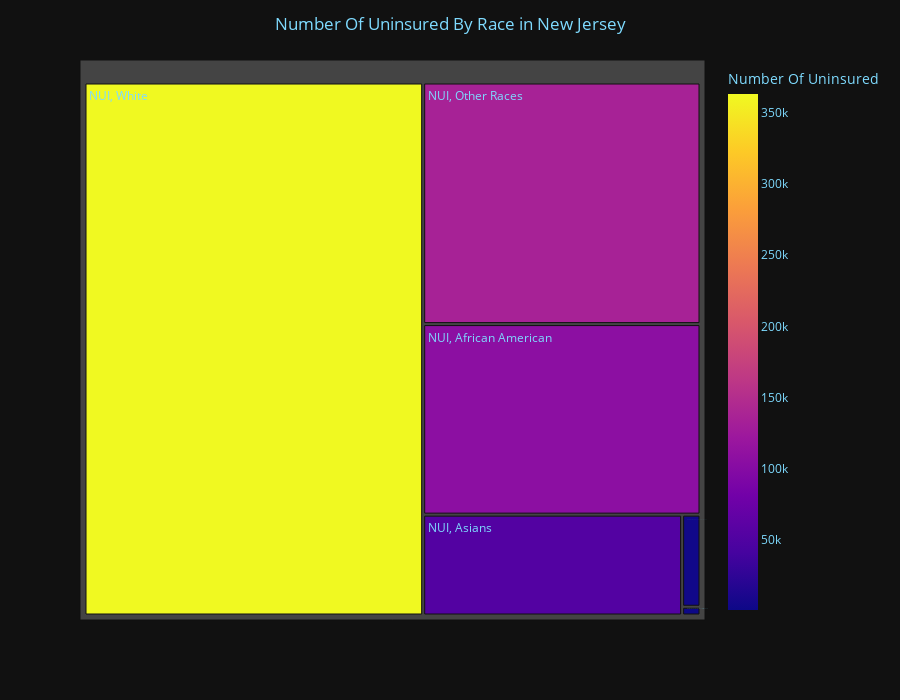

Write notebook code for a chart like this one.
### Code cell
# 3 Treemap

# Here I set the colors I will be using for the visualizations
colors = {
    'background': '#111111',
    'text': '#7FDBFF'
}


# Here I set the colors I will be using for the visualizations
colors = {
    'background': '#111111',
    'text': '#7FDBFF'
}

df3= cities[['NUI, White', 'NUI, African American','NUI, American Indian & Alaska Native Population',
'NUI, Asians','NUI, Native Hawaiians & Pacific Islanders Population', 'NUI, Other Races','Uninsured Population']]

df3.rename(columns={"NUI, American Indian & Alaska Native Population": "NUI, American Indian &\n Alaska Native", "NUI, Native Hawaiians & Pacific Islanders Population": "NUI, Native Hawaiians &\n Pacific Islanders"}, inplace = True)

df3 = df3[['NUI, White', 'NUI, African American','NUI, American Indian &\n Alaska Native',
'NUI, Asians','NUI, Native Hawaiians &\n Pacific Islanders', 'NUI, Other Races']].sum()

df3 = pd.DataFrame(df3)

df3 = df3.reset_index()

# Didnt use an equals sign because this just renames the existing dataframe instead of renaming a copy of the dataframe.
df3.rename(columns = {'index':'Race', 0:'Number Of Uninsured'}, inplace = True)

df3 = df3.sort_values(by='Number Of Uninsured', ascending =False)

# fig_3 = px.treemap(df3, path=['Race'], values='Number Of Uninsured')

fig_3 = px.treemap(df3, path=['Race'],
                 values='Number Of Uninsured',
                 color='Number Of Uninsured')

fig_3.update_traces(root_color="black")
fig_3.data[0]['textfont']['color'] = colors['text']
fig_3.data[0].hovertemplate = '%{label}<br>%{value}'
fig_3.update_layout(
    title= "Number Of Uninsured By Race in New Jersey"
)

# this is where I center the title for the visualization
fig_3.update_layout(
    height = 700, width = 900,
    title=dict(x=0.5), #set title in the center
    plot_bgcolor=colors['background'],
    paper_bgcolor=colors['background'],
    font_color=colors['text'],
)

### Figure 1 — Plotly figure (JSON) as saved in the notebook; plotly's stock layout.template omitted (floating-point values rounded to 4 significant figures)
{"data": [{"branchvalues": "total", "customdata": [[106411], [3408], [52596], [323], [134910], [363495]], "domain": {"x": [0, 1], "y": [0, 1]}, "hovertemplate": "%{label}<br>%{value}", "ids": ["NUI, African American", "NUI, American Indian &\n Alaska Native", "NUI, Asians", "NUI, Native Hawaiians &\n Pacific Islanders", "NUI, Other Races", "NUI, White"], "labels": ["NUI, African American", "NUI, American Indian &\n Alaska Native", "NUI, Asians", "NUI, Native Hawaiians &\n Pacific Islanders", "NUI, Other Races", "NUI, White"], "marker": {"coloraxis": "coloraxis", "colors": [106411, 3408, 52596, 323, 134910, 363495]}, "name": "", "parents": ["", "", "", "", "", ""], "root": {"color": "black"}, "textfont": {"color": "#7FDBFF"}, "type": "treemap", "values": [106411, 3408, 52596, 323, 134910, 363495]}], "layout": {"coloraxis": {"colorbar": {"title": {"text": "Number Of Uninsured"}}, "colorscale": [[0, "#0d0887"], [0.1111, "#46039f"], [0.2222, "#7201a8"], [0.3333, "#9c179e"], [0.4444, "#bd3786"], [0.5556, "#d8576b"], [0.6667, "#ed7953"], [0.7778, "#fb9f3a"], [0.8889, "#fdca26"], [1, "#f0f921"]]}, "font": {"color": "#7FDBFF"}, "height": 700, "legend": {"tracegroupgap": 0}, "margin": {"t": 60}, "paper_bgcolor": "#111111", "plot_bgcolor": "#111111", "title": {"text": "Number Of Uninsured By Race in New Jersey", "x": 0.5}, "width": 900}}
